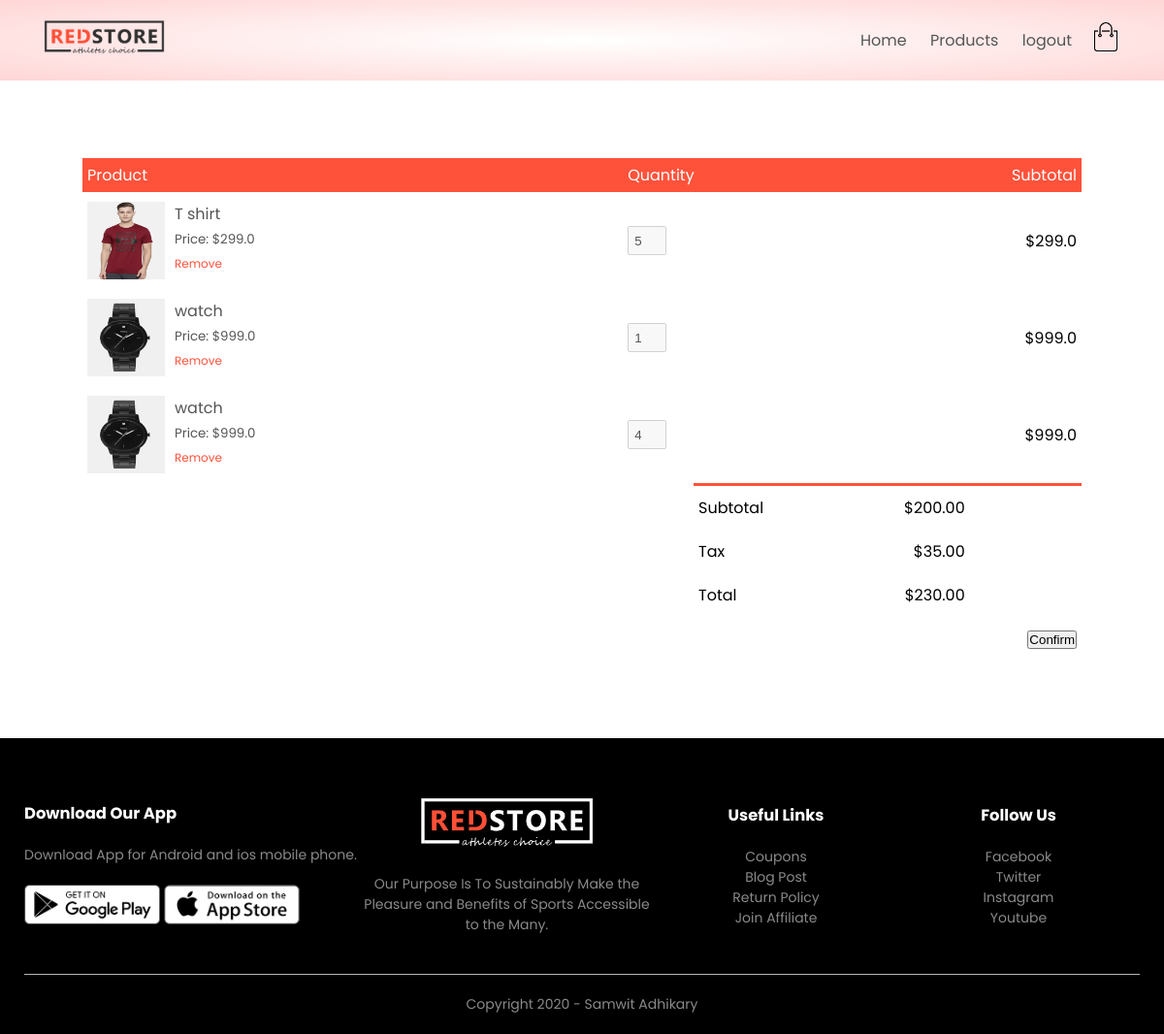
Screenshot of /orders/cart (signed in) with the database file from the repository.
### orders/models.py (models this page shows)
class OrderedItem(models.Model):
    product=models.ForeignKey(Product,related_name='added_carts',on_delete=models.SET_NULL,null=True)
    quantity=models.IntegerField(default=1)
    owner=models.ForeignKey(Order,on_delete=models.CASCADE,related_name='added_items')

### products/models.py (models this page shows, shortened)
class Product(models.Model):
    LIVE=1
    DELETE=0
    DELETE_CHOICES=((LIVE,'Live'),(DELETE,'Delete'))
    title=models.CharField(max_length=200)
    price=models.FloatField()
    description=models.TextField()
    image=models.ImageField(upload_to='media/')
    priority=models.IntegerField(default=0)
    delete_status=models.IntegerField(choices=DELETE_CHOICES,default=LIVE)
    created_at=models.DateTimeField(auto_now_add=True)
    updated_at=models.DateTimeField(auto_now=True)

### orders/views.py (the view)
# urls.py: path('cart',views.show_cart,name='cart'),
def show_cart(request):
    user=request.user
    customer=user.customer_profile
    cart_obj,created=Order.objects.get_or_create(
            owner=customer,
            order_status=Order.CART_STAGE
        )
    context={'cart':cart_obj}
    return render(request,'cart.html',context)

### templates/cart.html (shortened to what this page needs)
{% extends 'blank_layout.html' %}
{% block content %}
{% include 'cart_container.html' %}
{% endblock content %}

### templates/cart_container.html
{% load static %}
<div class="small-container cart-page">
    {% if cart %}
    <table>
        <tbody><tr>
            <th>Product</th>
            <th>Quantity</th>
            <th>Subtotal</th>
        </tr>
        {% for cart_item in cart.added_items.all %}
        <tr>
            <td>
                <div class="cart-info">
                    <img src="{{ cart_item.product.image.url }}">
                    <div>
                        <p>{{ cart_item.product.title }}</p>
                        <small>Price: ${{ cart_item.product.price }}</small>
                        <br>
                        <a href="">Remove</a>
                    </div>
                </div>
            </td>
            <td><input type="number" disabled value="{{ cart_item.quantity }}"></td>
            <td>${{ cart_item.product.price }}</td>
        </tr>
       {% endfor %}
    </tbody></table>
    <div class="total-price">
        <table>
            <tbody><tr>
                <td>Subtotal</td>
                <td>$200.00</td>
            </tr>
            <tr>
                <td>Tax</td>
                <td>$35.00</td>
            </tr>
            <tr>
                <td>Total</td>
                <td>$230.00</td>
            </tr>
            <tr><td colspan="2"></td><td><button >Confirm</button></td></tr>
        </tbody></table>
    </div>
    {% else %}
    <p>Cart is Empty</p>
    {% endif %}
</div>

### static/css/style.css (style rules this page uses)
* { margin: 0; padding: 0; box-sizing: border-box; }
body { font-family: 'Poppins', sans-serif; }
a { text-decoration: none; color: #555; }
p { color: #555; }
.small-container { max-width: 1080px; margin: auto; padding-left: 25px; padding-right: 25px; }
small { color: #555; }
.cart-page { margin: 80px auto; }
table { width: 100%; border-collapse: collapse; }
.cart-info { display: flex; flex-wrap: wrap; }
th { text-align: left; padding: 5px; color: #fff; background: #ff523b; font-weight: normal; }
td { padding: 10px 5px; }
td input { width: 40px; height: 30px; padding: 5px; }
td a { color: #ff523b; font-size: 12px; }
td img { width: 80px; height: 80px; margin-right: 10px; }
.total-price { display: flex; justify-content: flex-end; }
.total-price table { border-top: 3px solid #ff523b; width: 100%; max-width: 400px; }
td:last-child { text-align: right; }
th:last-child { text-align: right; }

### rows the page displays
OrderedItem: product.image (picture), product "T shirt", product.price "299.0", quantity "5"
OrderedItem: product.image (picture), product "watch", product.price "999.0", quantity "1"
OrderedItem: product.image (picture), product "watch", product.price "999.0", quantity "4"
